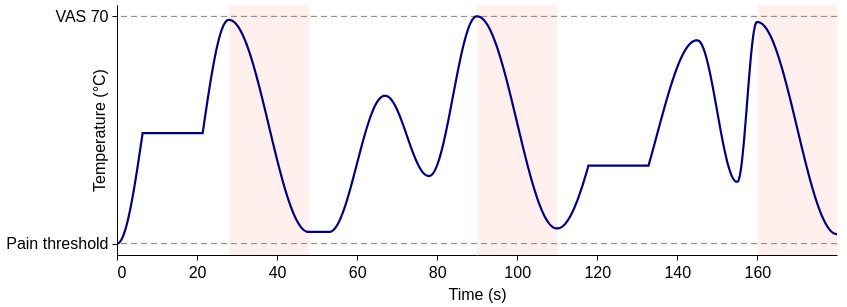
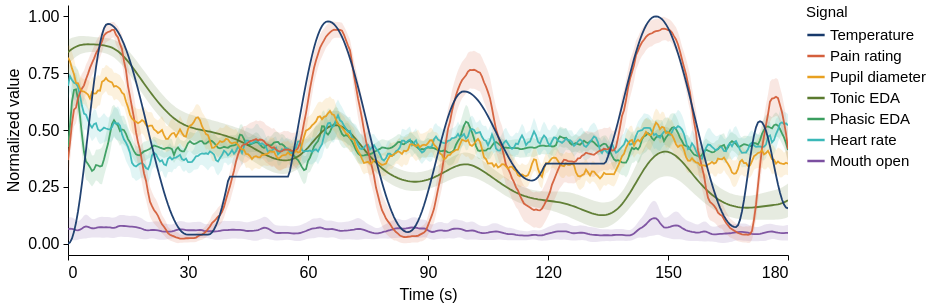

Write notebook code for charts like these, in order.
### Code cell
methods_stimulus_figure = plot_stimulus_temperature(
    stimulus,
    width=720,
    height=250,
    title=None,
)
display(style_figure(methods_stimulus_figure))

panel_a = plot_grand_averaged_signals(
    averages,
    signals,
    stimulus_seed=133,
    signal_labels=None,
    signal_colors=None,
    width=720,
    height=250,
    display_step_ms=500,
    y_domain=(-0.05, 1.05),
    line_width=1.8,
    line_opacity=0.95,
    show_ci=True,
    ci_opacity=0.15,
    legend_title="Signal",
    legend_orient="right",
    legend_columns=1,
    title=None,
)
style_figure(panel_a)

### Figure 1 — Vega-Lite specification as saved in the notebook (floating-point values rounded to 4 significant figures; data arrays with more than 128 entries replaced by an {"elided": "..."} marker saying what was removed)
{"config": {"view": {"continuousWidth": 300, "continuousHeight": 300, "stroke": null}, "axis": {"domainColor": "black", "domainWidth": 1, "grid": false, "labelColor": "black", "labelFont": "Arial", "labelFontSize": 16, "labelPadding": 4, "tickColor": "black", "tickSize": 5, "titleColor": "black", "titleFont": "Arial", "titleFontSize": 16, "titleFontWeight": "normal", "titlePadding": 6}, "background": "white", "font": "Arial", "header": {"labelFont": "Arial", "labelFontSize": 18, "labelFontWeight": "bold", "titleFont": "Arial", "titleFontSize": 18}, "legend": {"labelFont": "Arial", "labelFontSize": 15, "titleFont": "Arial", "titleFontSize": 15, "titleFontWeight": "normal"}, "title": {"anchor": "middle", "color": "black", "font": "Arial", "fontSize": 18, "fontWeight": "bold", "offset": 8}}, "layer": [{"data": {"values": [{"start_s": 28.0, "end_s": 48.0}, {"start_s": 90.0, "end_s": 110.0}, {"start_s": 160.0, "end_s": 180.0}]}, "mark": {"type": "rect", "color": "salmon", "opacity": 0.12}, "encoding": {"x": {"field": "start_s", "scale": {"domain": [0, 179.9]}, "type": "quantitative"}, "x2": {"field": "end_s"}}}, {"data": {"values": [{"temperature": 46.25}, {"temperature": 47.74}]}, "mark": {"type": "rule", "color": "#7f7f7f", "strokeDash": [6, 4], "strokeWidth": 1}, "encoding": {"y": {"field": "temperature", "scale": {"domain": [46.18, 47.81]}, "type": "quantitative"}}}, {"data": {"name": "data-fc0205a75755f2797240c329c1e96171"}, "mark": {"type": "line", "color": "#000080", "strokeWidth": 2.2}, "encoding": {"tooltip": [{"field": "time_s", "format": ".1f", "title": "Time (s)", "type": "quantitative"}, {"field": "temperature", "format": ".2f", "title": "Temperature (°C)", "type": "quantitative"}], "x": {"axis": {"tickCount": 10}, "field": "time_s", "scale": {"domain": [0, 179.9], "nice": false}, "title": "Time (s)", "type": "quantitative"}, "y": {"axis": {"labelExpr": "datum.value === 46.25 ? 'Pain threshold' : datum.value === 47.73730159750282 ? 'VAS 70' : ''", "labelLimit": 110, "title": "Temperature (°C)", "titleX": -10, "values": [46.25, 47.74]}, "field": "temperature", "scale": {"domain": [46.18, 47.81], "nice": false}, "title": "Temperature (°C)", "type": "quantitative"}}}], "height": 250, "resolve": {"scale": {"x": "shared", "y": "shared"}}, "width": 720, "$schema": "https://vega.github.io/schema/vega-lite/v6.4.1.json", "datasets": {"data-fc0205a75755f2797240c329c1e96171": {"elided": "1800 records"}}}

### Figure 2 — Vega-Lite specification as saved in the notebook (floating-point values rounded to 4 significant figures; data arrays with more than 128 entries replaced by an {"elided": "..."} marker saying what was removed)
{"config": {"view": {"continuousWidth": 300, "continuousHeight": 300, "stroke": null}, "axis": {"domainColor": "black", "domainWidth": 1, "grid": false, "labelColor": "black", "labelFont": "Arial", "labelFontSize": 16, "labelPadding": 4, "tickColor": "black", "tickSize": 5, "titleColor": "black", "titleFont": "Arial", "titleFontSize": 16, "titleFontWeight": "normal", "titlePadding": 6}, "background": "white", "font": "Arial", "header": {"labelFont": "Arial", "labelFontSize": 18, "labelFontWeight": "bold", "titleFont": "Arial", "titleFontSize": 18}, "legend": {"labelFont": "Arial", "labelFontSize": 15, "titleFont": "Arial", "titleFontSize": 15, "titleFontWeight": "normal"}, "title": {"anchor": "middle", "color": "black", "font": "Arial", "fontSize": 18, "fontWeight": "bold", "offset": 8}}, "layer": [{"mark": {"type": "area", "clip": true, "opacity": 0.15}, "encoding": {"color": {"field": "signal_label", "legend": {"columns": 1, "direction": "vertical", "labelLimit": 150, "orient": "right", "rowPadding": 3, "symbolOpacity": 1, "symbolSize": 300, "symbolStrokeWidth": 2.5, "symbolType": "stroke", "title": "Signal"}, "scale": {"domain": ["Temperature", "Pain rating", "Pupil diameter", "Tonic EDA", "Phasic EDA", "Heart rate", "Mouth open"], "range": ["#17396b", "#d45f3c", "#e8a020", "#5a7a2e", "#3a9e5f", "#3ab8b8", "#7b4fa0"]}, "sort": ["Temperature", "Pain rating", "Pupil diameter", "Tonic EDA", "Phasic EDA", "Heart rate", "Mouth open"], "type": "nominal"}, "detail": {"field": "signal", "type": "nominal"}, "x": {"axis": {"values": [0, 30, 60, 90, 120, 150, 180]}, "field": "time_s", "scale": {"domain": [0, 180.0], "nice": false}, "title": "Time (s)", "type": "quantitative"}, "y": {"field": "ci_lower", "scale": {"domain": [-0.05, 1.05], "nice": false}, "type": "quantitative"}, "y2": {"field": "ci_upper"}}}, {"mark": {"type": "line", "clip": true, "opacity": 0.95, "strokeWidth": 1.8}, "encoding": {"color": {"field": "signal_label", "legend": {"columns": 1, "direction": "vertical", "labelLimit": 150, "orient": "right", "rowPadding": 3, "symbolOpacity": 1, "symbolSize": 300, "symbolStrokeWidth": 2.5, "symbolType": "stroke", "title": "Signal"}, "scale": {"domain": ["Temperature", "Pain rating", "Pupil diameter", "Tonic EDA", "Phasic EDA", "Heart rate", "Mouth open"], "range": ["#17396b", "#d45f3c", "#e8a020", "#5a7a2e", "#3a9e5f", "#3ab8b8", "#7b4fa0"]}, "sort": ["Temperature", "Pain rating", "Pupil diameter", "Tonic EDA", "Phasic EDA", "Heart rate", "Mouth open"], "type": "nominal"}, "detail": {"field": "signal", "type": "nominal"}, "tooltip": [{"field": "signal_label", "title": "Signal", "type": "nominal"}, {"field": "time_s", "format": ".1f", "title": "Time (s)", "type": "quantitative"}, {"field": "mean", "format": ".3f", "title": "Mean", "type": "quantitative"}, {"field": "ci_lower", "format": ".3f", "title": "CI lower", "type": "quantitative"}, {"field": "ci_upper", "format": ".3f", "title": "CI upper", "type": "quantitative"}], "x": {"axis": {"values": [0, 30, 60, 90, 120, 150, 180]}, "field": "time_s", "scale": {"domain": [0, 180.0], "nice": false}, "title": "Time (s)", "type": "quantitative"}, "y": {"axis": {"format": ".2f", "values": [0, 0.25, 0.5, 0.75, 1]}, "field": "mean", "scale": {"domain": [-0.05, 1.05], "nice": false}, "title": "Normalized value", "type": "quantitative"}}}], "data": {"name": "data-c5fcf5fb8b3b99c3d14eadd3181f4025"}, "height": 250, "width": 720, "$schema": "https://vega.github.io/schema/vega-lite/v6.4.1.json", "datasets": {"data-c5fcf5fb8b3b99c3d14eadd3181f4025": {"elided": "2527 records"}}}
